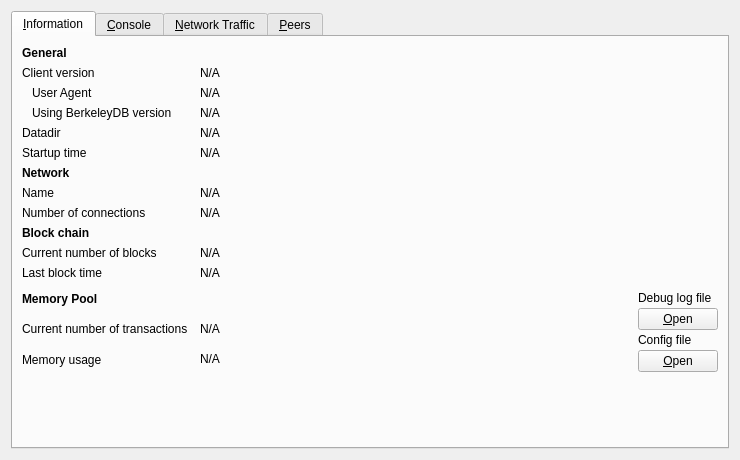
<?xml version="1.0" encoding="UTF-8"?>
<ui version="4.0">
 <class>RPCConsole</class>
 <widget class="QWidget" name="RPCConsole">
  <property name="geometry">
   <rect>
    <x>0</x>
    <y>0</y>
    <width>740</width>
    <height>430</height>
   </rect>
  </property>
  <property name="windowTitle">
   <string>Debug window</string>
  </property>
  <layout class="QVBoxLayout" name="verticalLayout_2">
   <item>
    <widget class="QTabWidget" name="tabWidget">
     <property name="currentIndex">
      <number>0</number>
     </property>
     <widget class="QWidget" name="tab_info">
      <attribute name="title">
       <string>&amp;Information</string>
      </attribute>
      <layout class="QGridLayout" name="gridLayout" columnstretch="0,1,0">
       <property name="horizontalSpacing">
        <number>12</number>
       </property>
       <item row="0" column="0">
        <widget class="QLabel" name="label_9">
         <property name="font">
          <font>
           <weight>75</weight>
           <bold>true</bold>
          </font>
         </property>
         <property name="text">
          <string>General</string>
         </property>
        </widget>
       </item>
       <item row="1" column="0">
        <widget class="QLabel" name="label_6">
         <property name="text">
          <string>Client version</string>
         </property>
        </widget>
       </item>
       <item row="1" column="1" colspan="2">
        <widget class="QLabel" name="clientVersion">
         <property name="cursor">
          <cursorShape>IBeamCursor</cursorShape>
         </property>
         <property name="text">
          <string>N/A</string>
         </property>
         <property name="textFormat">
          <enum>Qt::PlainText</enum>
         </property>
         <property name="textInteractionFlags">
          <set>Qt::LinksAccessibleByMouse|Qt::TextSelectableByKeyboard|Qt::TextSelectableByMouse</set>
         </property>
        </widget>
       </item>
       <item row="2" column="0">
        <widget class="QLabel" name="labelClientUserAgent">
         <property name="text">
          <string>User Agent</string>
         </property>
         <property name="indent">
          <number>10</number>
         </property>
        </widget>
       </item>
       <item row="2" column="1" colspan="2">
        <widget class="QLabel" name="clientUserAgent">
         <property name="cursor">
          <cursorShape>IBeamCursor</cursorShape>
         </property>
         <property name="text">
          <string>N/A</string>
         </property>
         <property name="textFormat">
          <enum>Qt::PlainText</enum>
         </property>
         <property name="textInteractionFlags">
          <set>Qt::LinksAccessibleByMouse|Qt::TextSelectableByKeyboard|Qt::TextSelectableByMouse</set>
         </property>
        </widget>
       </item>
       <item row="3" column="0">
        <widget class="QLabel" name="label_berkeleyDBVersion">
         <property name="text">
          <string>Using BerkeleyDB version</string>
         </property>
         <property name="indent">
          <number>10</number>
         </property>
        </widget>
       </item>
       <item row="3" column="1" colspan="2">
        <widget class="QLabel" name="berkeleyDBVersion">
         <property name="cursor">
          <cursorShape>IBeamCursor</cursorShape>
         </property>
         <property name="text">
          <string>N/A</string>
         </property>
         <property name="textFormat">
          <enum>Qt::PlainText</enum>
         </property>
         <property name="textInteractionFlags">
          <set>Qt::LinksAccessibleByMouse|Qt::TextSelectableByKeyboard|Qt::TextSelectableByMouse</set>
         </property>
        </widget>
       </item>
       <item row="4" column="0">
        <widget class="QLabel" name="label_12">
         <property name="text">
          <string>Datadir</string>
         </property>
        </widget>
       </item>
       <item row="4" column="1" colspan="2">
        <widget class="QLabel" name="dataDir">
         <property name="cursor">
          <cursorShape>IBeamCursor</cursorShape>
         </property>
         <property name="text">
          <string>N/A</string>
         </property>
         <property name="textFormat">
          <enum>Qt::PlainText</enum>
         </property>
         <property name="wordWrap">
          <bool>true</bool>
         </property>
         <property name="textInteractionFlags">
          <set>Qt::LinksAccessibleByMouse|Qt::TextSelectableByKeyboard|Qt::TextSelectableByMouse</set>
         </property>
        </widget>
       </item>
       <item row="5" column="0">
        <widget class="QLabel" name="label_13">
         <property name="text">
          <string>Startup time</string>
         </property>
        </widget>
       </item>
       <item row="5" column="1" colspan="2">
        <widget class="QLabel" name="startupTime">
         <property name="cursor">
          <cursorShape>IBeamCursor</cursorShape>
         </property>
         <property name="text">
          <string>N/A</string>
         </property>
         <property name="textFormat">
          <enum>Qt::PlainText</enum>
         </property>
         <property name="textInteractionFlags">
          <set>Qt::LinksAccessibleByMouse|Qt::TextSelectableByKeyboard|Qt::TextSelectableByMouse</set>
         </property>
        </widget>
       </item>
       <item row="6" column="0">
           <widget class="QLabel" name="labelNetwork">
               <property name="font">
                   <font>
                       <weight>75</weight>
                       <bold>true</bold>
                   </font>
               </property>
               <property name="text">
                   <string>Network</string>
               </property>
           </widget>
       </item>
       <item row="7" column="0">
        <widget class="QLabel" name="label_8">
         <property name="text">
          <string>Name</string>
         </property>
        </widget>
       </item>
       <item row="7" column="1" colspan="2">
        <widget class="QLabel" name="networkName">
         <property name="cursor">
          <cursorShape>IBeamCursor</cursorShape>
         </property>
         <property name="text">
          <string>N/A</string>
         </property>
         <property name="textFormat">
          <enum>Qt::PlainText</enum>
         </property>
         <property name="textInteractionFlags">
          <set>Qt::LinksAccessibleByMouse|Qt::TextSelectableByKeyboard|Qt::TextSelectableByMouse</set>
         </property>
        </widget>
       </item>
       <item row="8" column="0">
        <widget class="QLabel" name="label_7">
         <property name="text">
          <string>Number of connections</string>
         </property>
        </widget>
       </item>
       <item row="8" column="1" colspan="2">
        <widget class="QLabel" name="numberOfConnections">
         <property name="cursor">
          <cursorShape>IBeamCursor</cursorShape>
         </property>
         <property name="text">
          <string>N/A</string>
         </property>
         <property name="textFormat">
          <enum>Qt::PlainText</enum>
         </property>
         <property name="textInteractionFlags">
          <set>Qt::LinksAccessibleByMouse|Qt::TextSelectableByKeyboard|Qt::TextSelectableByMouse</set>
         </property>
        </widget>
       </item>
       <item row="9" column="0">
        <widget class="QLabel" name="label_10">
         <property name="font">
          <font>
           <weight>75</weight>
           <bold>true</bold>
          </font>
         </property>
         <property name="text">
          <string>Block chain</string>
         </property>
        </widget>
       </item>
       <item row="10" column="0">
        <widget class="QLabel" name="label_3">
         <property name="text">
          <string>Current number of blocks</string>
         </property>
        </widget>
       </item>
       <item row="10" column="1" colspan="2">
        <widget class="QLabel" name="numberOfBlocks">
         <property name="cursor">
          <cursorShape>IBeamCursor</cursorShape>
         </property>
         <property name="text">
          <string>N/A</string>
         </property>
         <property name="textFormat">
          <enum>Qt::PlainText</enum>
         </property>
         <property name="textInteractionFlags">
          <set>Qt::LinksAccessibleByMouse|Qt::TextSelectableByKeyboard|Qt::TextSelectableByMouse</set>
         </property>
        </widget>
       </item>
       <item row="11" column="0">
        <widget class="QLabel" name="labelLastBlockTime">
         <property name="text">
          <string>Last block time</string>
         </property>
        </widget>
       </item>
       <item row="11" column="1" colspan="2">
        <widget class="QLabel" name="lastBlockTime">
         <property name="cursor">
          <cursorShape>IBeamCursor</cursorShape>
         </property>
         <property name="text">
          <string>N/A</string>
         </property>
         <property name="textFormat">
          <enum>Qt::PlainText</enum>
         </property>
         <property name="textInteractionFlags">
          <set>Qt::LinksAccessibleByMouse|Qt::TextSelectableByKeyboard|Qt::TextSelectableByMouse</set>
         </property>
        </widget>
       </item>
       <item row="12" column="0">
        <widget class="QLabel" name="labelMempoolTitle">
         <property name="font">
          <font>
           <weight>75</weight>
           <bold>true</bold>
          </font>
         </property>
         <property name="text">
          <string>Memory Pool</string>
         </property>
        </widget>
       </item>
       <item row="13" column="0">
        <widget class="QLabel" name="labelNumberOfTransactions">
         <property name="text">
          <string>Current number of transactions</string>
         </property>
        </widget>
       </item>
       <item row="13" column="1">
        <widget class="QLabel" name="mempoolNumberTxs">
         <property name="cursor">
          <cursorShape>IBeamCursor</cursorShape>
         </property>
         <property name="text">
          <string>N/A</string>
         </property>
         <property name="textFormat">
          <enum>Qt::PlainText</enum>
         </property>
         <property name="textInteractionFlags">
          <set>Qt::LinksAccessibleByMouse|Qt::TextSelectableByKeyboard|Qt::TextSelectableByMouse</set>
         </property>
        </widget>
       </item>
       <item row="14" column="0">
        <widget class="QLabel" name="labelMemoryUsage">
         <property name="text">
          <string>Memory usage</string>
         </property>
        </widget>
       </item>
       <item row="14" column="1">
        <widget class="QLabel" name="mempoolSize">
         <property name="cursor">
          <cursorShape>IBeamCursor</cursorShape>
         </property>
         <property name="text">
          <string>N/A</string>
         </property>
         <property name="textFormat">
          <enum>Qt::PlainText</enum>
         </property>
         <property name="textInteractionFlags">
          <set>Qt::LinksAccessibleByMouse|Qt::TextSelectableByKeyboard|Qt::TextSelectableByMouse</set>
         </property>
        </widget>
       </item>
       <item row="12" column="2" rowspan="3">
        <layout class="QVBoxLayout" name="verticalLayoutDebugButton">
         <property name="spacing">
          <number>3</number>
         </property>
         <item>
          <spacer name="verticalSpacer_2">
           <property name="orientation">
            <enum>Qt::Vertical</enum>
           </property>
           <property name="sizeHint" stdset="0">
            <size>
             <width>10</width>
             <height>5</height>
            </size>
           </property>
          </spacer>
         </item>
         <item>
          <widget class="QLabel" name="labelDebugLogfile">
           <property name="text">
            <string>Debug log file</string>
           </property>
          </widget>
         </item>
         <item>
          <widget class="QPushButton" name="openDebugLogfileButton">
           <property name="toolTip">
            <string>Open the %1 debug log file from the current data directory. This can take a few seconds for large log files.</string>
           </property>
           <property name="text">
            <string>&amp;Open</string>
           </property>
           <property name="autoDefault">
            <bool>false</bool>
           </property>
          </widget>
         </item>
         <item>
          <widget class="QLabel" name="labelConfigfile">
           <property name="text">
            <string>Config file</string>
           </property>
          </widget>
         </item>
         <item>
          <widget class="QPushButton" name="openConfigfileButton">
           <property name="toolTip">
            <string>Open the %1 config file from the current data directory.</string>
           </property>
           <property name="text">
            <string>&amp;Open</string>
           </property>
           <property name="autoDefault">
            <bool>false</bool>
           </property>
          </widget>
         </item>
        </layout>
       </item>
       <item row="15" column="0">
        <spacer name="verticalSpacer">
         <property name="orientation">
          <enum>Qt::Vertical</enum>
         </property>
         <property name="sizeHint" stdset="0">
          <size>
           <width>20</width>
           <height>40</height>
          </size>
         </property>
        </spacer>
       </item>
      </layout>
     </widget>
     <widget class="QWidget" name="tab_console">
      <attribute name="title">
       <string>&amp;Console</string>
      </attribute>
      <layout class="QVBoxLayout" name="verticalLayout_3">
       <property name="spacing">
        <number>3</number>
       </property>
       <property name="bottomMargin">
        <number>5</number>
       </property>
       <item>
        <layout class="QHBoxLayout" name="horizontalLayout">
         <property name="spacing">
          <number>4</number>
         </property>
         <item>
          <spacer name="horizontalSpacer">
           <property name="orientation">
            <enum>Qt::Horizontal</enum>
           </property>
           <property name="sizeHint" stdset="0">
            <size>
             <width>40</width>
             <height>20</height>
            </size>
           </property>
          </spacer>
         </item>
         <item>
          <widget class="QPushButton" name="fontSmallerButton">
           <property name="maximumSize">
            <size>
             <width>24</width>
             <height>24</height>
            </size>
           </property>
           <property name="text">
            <string/>
           </property>
           <property name="toolTip">
            <string>Decrease font size</string>
           </property>
           <property name="icon">
            <iconset resource="../bitcoin.qrc">
             <normaloff>:/icons/fontsmaller</normaloff>:/icons/fontsmaller</iconset>
           </property>
           <property name="iconSize">
            <size>
             <width>24</width>
             <height>16</height>
            </size>
           </property>
           <property name="autoDefault">
            <bool>false</bool>
           </property>
           <property name="flat">
            <bool>true</bool>
           </property>
          </widget>
         </item>
         <item>
          <widget class="QPushButton" name="fontBiggerButton">
           <property name="maximumSize">
            <size>
             <width>24</width>
             <height>24</height>
            </size>
           </property>
           <property name="toolTip">
            <string>Increase font size</string>
           </property>
           <property name="text">
            <string/>
           </property>
           <property name="icon">
            <iconset resource="../bitcoin.qrc">
             <normaloff>:/icons/fontbigger</normaloff>:/icons/fontbigger</iconset>
           </property>
           <property name="iconSize">
            <size>
             <width>24</width>
             <height>16</height>
            </size>
           </property>
           <property name="autoDefault">
            <bool>false</bool>
           </property>
           <property name="flat">
            <bool>true</bool>
           </property>
          </widget>
         </item>
         <item>
          <widget class="QPushButton" name="clearButton">
           <property name="maximumSize">
            <size>
             <width>24</width>
             <height>24</height>
            </size>
           </property>
           <property name="toolTip">
            <string>Clear console</string>
           </property>
           <property name="layoutDirection">
            <enum>Qt::LeftToRight</enum>
           </property>
           <property name="text">
            <string/>
           </property>
           <property name="icon">
            <iconset resource="../bitcoin.qrc">
             <normaloff>:/icons/remove</normaloff>:/icons/remove</iconset>
           </property>
           <property name="shortcut">
            <string notr="true">Ctrl+L</string>
           </property>
           <property name="autoDefault">
            <bool>false</bool>
           </property>
           <property name="flat">
            <bool>true</bool>
           </property>
          </widget>
         </item>
        </layout>
       </item>
       <item>
        <widget class="QTextEdit" name="messagesWidget">
         <property name="minimumSize">
          <size>
           <width>0</width>
           <height>100</height>
          </size>
         </property>
         <property name="readOnly">
          <bool>true</bool>
         </property>
         <property name="tabKeyNavigation" stdset="0">
          <bool>false</bool>
         </property>
         <property name="columnCount" stdset="0">
          <number>2</number>
         </property>
        </widget>
       </item>
       <item>
        <layout class="QHBoxLayout" name="horizontalLayoutPrompt">
         <property name="spacing">
          <number>3</number>
         </property>
         <item>
          <widget class="QPushButton" name="promptIcon">
           <property name="enabled">
            <bool>false</bool>
           </property>
           <property name="maximumSize">
            <size>
             <width>16</width>
             <height>24</height>
            </size>
           </property>
           <property name="text">
            <string/>
           </property>
           <property name="icon">
            <iconset resource="../bitcoin.qrc">
             <normaloff>:/icons/prompticon</normaloff>
             <disabledoff>:/icons/prompticon</disabledoff>:/icons/prompticon</iconset>
           </property>
           <property name="iconSize">
            <size>
             <width>14</width>
             <height>14</height>
            </size>
           </property>
           <property name="autoDefault">
            <bool>false</bool>
           </property>
           <property name="flat">
            <bool>true</bool>
           </property>
          </widget>
         </item>
         <item>
          <widget class="QLineEdit" name="lineEdit">
           <property name="placeholderText">
            <string/>
           </property>
          </widget>
         </item>
        </layout>
       </item>
      </layout>
     </widget>
     <widget class="QWidget" name="tab_nettraffic">
      <attribute name="title">
       <string>&amp;Network Traffic</string>
      </attribute>
      <layout class="QHBoxLayout" name="horizontalLayout_3">
       <item>
        <layout class="QVBoxLayout" name="verticalLayout_4">
         <item>
          <widget class="TrafficGraphWidget" name="trafficGraph" native="true">
           <property name="sizePolicy">
            <sizepolicy hsizetype="Expanding" vsizetype="Expanding">
             <horstretch>0</horstretch>
             <verstretch>0</verstretch>
            </sizepolicy>
           </property>
          </widget>
         </item>
         <item>
          <layout class="QHBoxLayout" name="horizontalLayout_2">
           <item>
            <widget class="QSlider" name="sldGraphRange">
             <property name="minimum">
              <number>1</number>
             </property>
             <property name="maximum">
              <number>288</number>
             </property>
             <property name="pageStep">
              <number>12</number>
             </property>
             <property name="value">
              <number>6</number>
             </property>
             <property name="orientation">
              <enum>Qt::Horizontal</enum>
             </property>
            </widget>
           </item>
           <item>
            <widget class="QLabel" name="lblGraphRange">
             <property name="minimumSize">
              <size>
               <width>100</width>
               <height>0</height>
              </size>
             </property>
             <property name="alignment">
              <set>Qt::AlignCenter</set>
             </property>
            </widget>
           </item>
           <item>
            <widget class="QPushButton" name="btnClearTrafficGraph">
             <property name="text">
              <string>&amp;Clear</string>
             </property>
             <property name="autoDefault">
              <bool>false</bool>
             </property>
            </widget>
           </item>
          </layout>
         </item>
        </layout>
       </item>
       <item>
        <layout class="QVBoxLayout" name="verticalLayout">
         <item>
          <widget class="QGroupBox" name="groupBox">
           <property name="title">
            <string>Totals</string>
           </property>
           <layout class="QVBoxLayout" name="verticalLayout_5">
            <item>
             <layout class="QHBoxLayout" name="horizontalLayout_4">
              <item>
               <widget class="Line" name="line">
                <property name="sizePolicy">
                 <sizepolicy hsizetype="Fixed" vsizetype="Fixed">
                  <horstretch>0</horstretch>
                  <verstretch>0</verstretch>
                 </sizepolicy>
                </property>
                <property name="minimumSize">
                 <size>
                  <width>10</width>
                  <height>0</height>
                 </size>
                </property>
                <property name="palette">
                 <palette>
                  <active>
                   <colorrole role="Light">
                    <brush brushstyle="SolidPattern">
                     <color alpha="255">
                      <red>0</red>
                      <green>255</green>
                      <blue>0</blue>
                     </color>
                    </brush>
                   </colorrole>
                  </active>
                  <inactive>
                   <colorrole role="Light">
                    <brush brushstyle="SolidPattern">
                     <color alpha="255">
                      <red>0</red>
                      <green>255</green>
                      <blue>0</blue>
                     </color>
                    </brush>
                   </colorrole>
                  </inactive>
                  <disabled>
                   <colorrole role="Light">
                    <brush brushstyle="SolidPattern">
                     <color alpha="255">
                      <red>0</red>
                      <green>255</green>
                      <blue>0</blue>
                     </color>
                    </brush>
                   </colorrole>
                  </disabled>
                 </palette>
                </property>
                <property name="orientation">
                 <enum>Qt::Horizontal</enum>
                </property>
               </widget>
              </item>
              <item>
               <widget class="QLabel" name="label_16">
                <property name="text">
                 <string>Received</string>
                </property>
               </widget>
              </item>
              <item>
               <widget class="QLabel" name="lblBytesIn">
                <property name="minimumSize">
                 <size>
                  <width>50</width>
                  <height>0</height>
                 </size>
                </property>
                <property name="alignment">
                 <set>Qt::AlignRight|Qt::AlignTrailing|Qt::AlignVCenter</set>
                </property>
               </widget>
              </item>
             </layout>
            </item>
            <item>
             <layout class="QHBoxLayout" name="horizontalLayout_5">
              <item>
               <widget class="Line" name="line_2">
                <property name="sizePolicy">
                 <sizepolicy hsizetype="Fixed" vsizetype="Fixed">
                  <horstretch>0</horstretch>
                  <verstretch>0</verstretch>
                 </sizepolicy>
                </property>
                <property name="minimumSize">
                 <size>
                  <width>10</width>
                  <height>0</height>
                 </size>
                </property>
                <property name="palette">
                 <palette>
                  <active>
                   <colorrole role="Light">
                    <brush brushstyle="SolidPattern">
                     <color alpha="255">
                      <red>255</red>
                      <green>0</green>
                      <blue>0</blue>
                     </color>
                    </brush>
                   </colorrole>
                  </active>
                  <inactive>
                   <colorrole role="Light">
                    <brush brushstyle="SolidPattern">
                     <color alpha="255">
                      <red>255</red>
                      <green>0</green>
                      <blue>0</blue>
                     </color>
                    </brush>
                   </colorrole>
                  </inactive>
                  <disabled>
                   <colorrole role="Light">
                    <brush brushstyle="SolidPattern">
                     <color alpha="255">
                      <red>255</red>
                      <green>0</green>
                      <blue>0</blue>
                     </color>
                    </brush>
                   </colorrole>
                  </disabled>
                 </palette>
                </property>
                <property name="orientation">
                 <enum>Qt::Horizontal</enum>
                </property>
               </widget>
              </item>
              <item>
               <widget class="QLabel" name="label_17">
                <property name="text">
                 <string>Sent</string>
                </property>
               </widget>
              </item>
              <item>
               <widget class="QLabel" name="lblBytesOut">
                <property name="minimumSize">
                 <size>
                  <width>50</width>
                  <height>0</height>
                 </size>
                </property>
                <property name="alignment">
                 <set>Qt::AlignRight|Qt::AlignTrailing|Qt::AlignVCenter</set>
                </property>
               </widget>
              </item>
             </layout>
            </item>
            <item>
             <spacer name="verticalSpacer_4">
              <property name="orientation">
               <enum>Qt::Vertical</enum>
              </property>
              <property name="sizeHint" stdset="0">
               <size>
                <width>20</width>
                <height>407</height>
               </size>
              </property>
             </spacer>
            </item>
           </layout>
          </widget>
         </item>
        </layout>
       </item>
      </layout>
     </widget>
     <widget class="QWidget" name="tab_peers">
      <attribute name="title">
       <string>&amp;Peers</string>
      </attribute>
      <layout class="QGridLayout" name="gridLayout_2">
       <item row="0" column="0" rowspan="2">
        <layout class="QVBoxLayout" name="verticalLayout_101">
         <property name="spacing">
          <number>0</number>
         </property>
         <item>
          <widget class="QTableView" name="peerWidget">
           <property name="horizontalScrollBarPolicy">
            <enum>Qt::ScrollBarAsNeeded</enum>
           </property>
           <property name="tabKeyNavigation">
            <bool>false</bool>
           </property>
           <property name="sortingEnabled">
            <bool>true</bool>
           </property>
           <attribute name="horizontalHeaderHighlightSections">
            <bool>false</bool>
           </attribute>
          </widget>
         </item>
         <item>
          <widget class="QLabel" name="banHeading">
           <property name="sizePolicy">
            <sizepolicy hsizetype="Preferred" vsizetype="Minimum">
             <horstretch>0</horstretch>
             <verstretch>0</verstretch>
            </sizepolicy>
           </property>
           <property name="minimumSize">
            <size>
             <width>300</width>
             <height>32</height>
            </size>
           </property>
           <property name="maximumSize">
            <size>
             <width>16777215</width>
             <height>32</height>
            </size>
           </property>
           <property name="font">
            <font>
             <pointsize>12</pointsize>
            </font>
           </property>
           <property name="cursor">
            <cursorShape>IBeamCursor</cursorShape>
           </property>
           <property name="text">
            <string>Banned peers</string>
           </property>
           <property name="alignment">
            <set>Qt::AlignBottom|Qt::AlignLeading|Qt::AlignLeft</set>
           </property>
           <property name="wordWrap">
            <bool>true</bool>
           </property>
           <property name="textInteractionFlags">
            <set>Qt::NoTextInteraction</set>
           </property>
          </widget>
         </item>
         <item>
          <widget class="QTableView" name="banlistWidget">
           <property name="sizePolicy">
            <sizepolicy hsizetype="Expanding" vsizetype="Expanding">
             <horstretch>0</horstretch>
             <verstretch>0</verstretch>
            </sizepolicy>
           </property>
           <property name="horizontalScrollBarPolicy">
            <enum>Qt::ScrollBarAsNeeded</enum>
           </property>
           <property name="tabKeyNavigation">
            <bool>false</bool>
           </property>
           <property name="sortingEnabled">
            <bool>true</bool>
           </property>
           <attribute name="horizontalHeaderHighlightSections">
            <bool>false</bool>
           </attribute>
          </widget>
         </item>
        </layout>
       </item>
       <item row="0" column="1">
        <widget class="QLabel" name="peerHeading">
         <property name="sizePolicy">
          <sizepolicy hsizetype="Preferred" vsizetype="Minimum">
           <horstretch>0</horstretch>
           <verstretch>0</verstretch>
          </sizepolicy>
         </property>
         <property name="minimumSize">
          <size>
           <width>300</width>
           <height>32</height>
          </size>
         </property>
         <property name="font">
          <font>
           <pointsize>10</pointsize>
          </font>
         </property>
         <property name="cursor">
          <cursorShape>IBeamCursor</cursorShape>
         </property>
         <property name="text">
          <string>Select a peer to view detailed information.</string>
         </property>
         <property name="alignment">
          <set>Qt::AlignHCenter|Qt::AlignTop</set>
         </property>
         <property name="wordWrap">
          <bool>true</bool>
         </property>
         <property name="textInteractionFlags">
          <set>Qt::LinksAccessibleByMouse|Qt::TextSelectableByKeyboard|Qt::TextSelectableByMouse</set>
         </property>
        </widget>
       </item>
       <item row="1" column="1">
        <widget class="QWidget" name="detailWidget" native="true">
         <property name="minimumSize">
          <size>
           <width>300</width>
           <height>0</height>
          </size>
         </property>
         <layout class="QGridLayout" name="gridLayout_3">
          <item row="0" column="0">
           <widget class="QLabel" name="label_30">
            <property name="text">
             <string>Whitelisted</string>
            </property>
           </widget>
          </item>
          <item row="0" column="2">
           <widget class="QLabel" name="peerWhitelisted">
            <property name="cursor">
             <cursorShape>IBeamCursor</cursorShape>
            </property>
            <property name="text">
             <string>N/A</string>
            </property>
            <property name="textFormat">
             <enum>Qt::PlainText</enum>
            </property>
            <property name="textInteractionFlags">
             <set>Qt::LinksAccessibleByMouse|Qt::TextSelectableByKeyboard|Qt::TextSelectableByMouse</set>
            </property>
           </widget>
          </item>
          <item row="1" column="0">
           <widget class="QLabel" name="label_23">
            <property name="text">
             <string>Direction</string>
            </property>
           </widget>
          </item>
          <item row="1" column="2">
           <widget class="QLabel" name="peerDirection">
            <property name="cursor">
             <cursorShape>IBeamCursor</cursorShape>
            </property>
            <property name="text">
             <string>N/A</string>
            </property>
            <property name="textFormat">
             <enum>Qt::PlainText</enum>
            </property>
            <property name="textInteractionFlags">
             <set>Qt::LinksAccessibleByMouse|Qt::TextSelectableByKeyboard|Qt::TextSelectableByMouse</set>
            </property>
           </widget>
          </item>
          <item row="2" column="0">
           <widget class="QLabel" name="label_21">
            <property name="text">
             <string>Version</string>
            </property>
           </widget>
          </item>
          <item row="2" column="2">
           <widget class="QLabel" name="peerVersion">
            <property name="cursor">
             <cursorShape>IBeamCursor</cursorShape>
            </property>
            <property name="text">
             <string>N/A</string>
            </property>
            <property name="textFormat">
             <enum>Qt::PlainText</enum>
            </property>
            <property name="textInteractionFlags">
             <set>Qt::LinksAccessibleByMouse|Qt::TextSelectableByKeyboard|Qt::TextSelectableByMouse</set>
            </property>
           </widget>
          </item>
          <item row="3" column="0">
           <widget class="QLabel" name="label_28">
            <property name="text">
             <string>User Agent</string>
            </property>
           </widget>
          </item>
          <item row="3" column="2">
           <widget class="QLabel" name="peerSubversion">
            <property name="cursor">
             <cursorShape>IBeamCursor</cursorShape>
            </property>
            <property name="text">
             <string>N/A</string>
            </property>
            <property name="textFormat">
             <enum>Qt::PlainText</enum>
            </property>
            <property name="textInteractionFlags">
             <set>Qt::LinksAccessibleByMouse|Qt::TextSelectableByKeyboard|Qt::TextSelectableByMouse</set>
            </property>
           </widget>
          </item>
          <item row="4" column="0">
           <widget class="QLabel" name="label_4">
            <property name="text">
             <string>Services</string>
            </property>
           </widget>
          </item>
          <item row="4" column="2">
           <widget class="QLabel" name="peerServices">
            <property name="cursor">
             <cursorShape>IBeamCursor</cursorShape>
            </property>
            <property name="text">
             <string>N/A</string>
            </property>
            <property name="textFormat">
             <enum>Qt::PlainText</enum>
            </property>
            <property name="textInteractionFlags">
             <set>Qt::LinksAccessibleByMouse|Qt::TextSelectableByKeyboard|Qt::TextSelectableByMouse</set>
            </property>
           </widget>
          </item>
          <item row="5" column="0">
           <widget class="QLabel" name="label_29">
            <property name="text">
             <string>Starting Block</string>
            </property>
           </widget>
          </item>
          <item row="5" column="2">
           <widget class="QLabel" name="peerHeight">
            <property name="cursor">
             <cursorShape>IBeamCursor</cursorShape>
            </property>
            <property name="text">
             <string>N/A</string>
            </property>
            <property name="textFormat">
             <enum>Qt::PlainText</enum>
            </property>
            <property name="textInteractionFlags">
             <set>Qt::LinksAccessibleByMouse|Qt::TextSelectableByKeyboard|Qt::TextSelectableByMouse</set>
            </property>
           </widget>
          </item>
          <item row="6" column="0">
           <widget class="QLabel" name="label_27">
            <property name="text">
             <string>Synced Headers</string>
            </property>
           </widget>
          </item>
          <item row="6" column="2">
           <widget class="QLabel" name="peerSyncHeight">
            <property name="cursor">
             <cursorShape>IBeamCursor</cursorShape>
            </property>
            <property name="text">
             <string>N/A</string>
            </property>
            <property name="textFormat">
             <enum>Qt::PlainText</enum>
            </property>
            <property name="textInteractionFlags">
             <set>Qt::LinksAccessibleByMouse|Qt::TextSelectableByKeyboard|Qt::TextSelectableByMouse</set>
            </property>
           </widget>
          </item>
          <item row="7" column="0">
           <widget class="QLabel" name="label_25">
            <property name="text">
             <string>Synced Blocks</string>
            </property>
           </widget>
          </item>
          <item row="7" column="2">
           <widget class="QLabel" name="peerCommonHeight">
            <property name="cursor">
             <cursorShape>IBeamCursor</cursorShape>
            </property>
            <property name="text">
             <string>N/A</string>
            </property>
            <property name="textFormat">
             <enum>Qt::PlainText</enum>
            </property>
            <property name="textInteractionFlags">
             <set>Qt::LinksAccessibleByMouse|Qt::TextSelectableByKeyboard|Qt::TextSelectableByMouse</set>
            </property>
           </widget>
          </item>
          <item row="8" column="0">
           <widget class="QLabel" name="label_24">
            <property name="text">
             <string>Ban Score</string>
            </property>
           </widget>
          </item>
          <item row="8" column="2">
           <widget class="QLabel" name="peerBanScore">
            <property name="cursor">
             <cursorShape>IBeamCursor</cursorShape>
            </property>
            <property name="text">
             <string>N/A</string>
            </property>
            <property name="textFormat">
             <enum>Qt::PlainText</enum>
            </property>
            <property name="textInteractionFlags">
             <set>Qt::LinksAccessibleByMouse|Qt::TextSelectableByKeyboard|Qt::TextSelectableByMouse</set>
            </property>
           </widget>
          </item>
          <item row="9" column="0">
           <widget class="QLabel" name="label_22">
            <property name="text">
             <string>Connection Time</string>
            </property>
           </widget>
          </item>
          <item row="9" column="2">
           <widget class="QLabel" name="peerConnTime">
            <property name="cursor">
             <cursorShape>IBeamCursor</cursorShape>
            </property>
            <property name="text">
             <string>N/A</string>
            </property>
            <property name="textFormat">
             <enum>Qt::PlainText</enum>
            </property>
            <property name="textInteractionFlags">
             <set>Qt::LinksAccessibleByMouse|Qt::TextSelectableByKeyboard|Qt::TextSelectableByMouse</set>
            </property>
           </widget>
          </item>
          <item row="10" column="0">
           <widget class="QLabel" name="label_15">
            <property name="text">
             <string>Last Send</string>
            </property>
           </widget>
          </item>
          <item row="10" column="2">
           <widget class="QLabel" name="peerLastSend">
            <property name="cursor">
             <cursorShape>IBeamCursor</cursorShape>
            </property>
            <property name="text">
             <string>N/A</string>
            </property>
            <property name="textFormat">
             <enum>Qt::PlainText</enum>
            </property>
            <property name="textInteractionFlags">
             <set>Qt::LinksAccessibleByMouse|Qt::TextSelectableByKeyboard|Qt::TextSelectableByMouse</set>
            </property>
           </widget>
          </item>
          <item row="11" column="0">
           <widget class="QLabel" name="label_19">
            <property name="text">
             <string>Last Receive</string>
            </property>
           </widget>
          </item>
          <item row="11" column="2">
           <widget class="QLabel" name="peerLastRecv">
            <property name="cursor">
             <cursorShape>IBeamCursor</cursorShape>
            </property>
            <property name="text">
             <string>N/A</string>
            </property>
            <property name="textFormat">
             <enum>Qt::PlainText</enum>
            </property>
            <property name="textInteractionFlags">
             <set>Qt::LinksAccessibleByMouse|Qt::TextSelectableByKeyboard|Qt::TextSelectableByMouse</set>
            </property>
           </widget>
          </item>
          <item row="12" column="0">
           <widget class="QLabel" name="label_18">
            <property name="text">
             <string>Sent</string>
            </property>
           </widget>
          </item>
          <item row="12" column="2">
           <widget class="QLabel" name="peerBytesSent">
            <property name="cursor">
             <cursorShape>IBeamCursor</cursorShape>
            </property>
            <property name="text">
             <string>N/A</string>
            </property>
            <property name="textFormat">
             <enum>Qt::PlainText</enum>
            </property>
            <property name="textInteractionFlags">
             <set>Qt::LinksAccessibleByMouse|Qt::TextSelectableByKeyboard|Qt::TextSelectableByMouse</set>
            </property>
           </widget>
          </item>
          <item row="13" column="0">
           <widget class="QLabel" name="label_20">
            <property name="text">
             <string>Received</string>
            </property>
           </widget>
          </item>
          <item row="13" column="2">
           <widget class="QLabel" name="peerBytesRecv">
            <property name="cursor">
             <cursorShape>IBeamCursor</cursorShape>
            </property>
            <property name="text">
             <string>N/A</string>
            </property>
            <property name="textFormat">
             <enum>Qt::PlainText</enum>
            </property>
            <property name="textInteractionFlags">
             <set>Qt::LinksAccessibleByMouse|Qt::TextSelectableByKeyboard|Qt::TextSelectableByMouse</set>
            </property>
           </widget>
          </item>
          <item row="14" column="0">
           <widget class="QLabel" name="label_26">
            <property name="text">
             <string>Ping Time</string>
            </property>
           </widget>
          </item>
          <item row="14" column="2">
           <widget class="QLabel" name="peerPingTime">
            <property name="cursor">
             <cursorShape>IBeamCursor</cursorShape>
            </property>
            <property name="text">
             <string>N/A</string>
            </property>
            <property name="textFormat">
             <enum>Qt::PlainText</enum>
            </property>
            <property name="textInteractionFlags">
             <set>Qt::LinksAccessibleByMouse|Qt::TextSelectableByKeyboard|Qt::TextSelectableByMouse</set>
            </property>
           </widget>
          </item>
          <item row="15" column="0">
           <widget class="QLabel" name="peerPingWaitLabel">
            <property name="toolTip">
             <string>The duration of a currently outstanding ping.</string>
            </property>
            <property name="text">
             <string>Ping Wait</string>
            </property>
           </widget>
          </item>
          <item row="15" column="2">
           <widget class="QLabel" name="peerPingWait">
            <property name="cursor">
             <cursorShape>IBeamCursor</cursorShape>
            </property>
            <property name="text">
             <string>N/A</string>
            </property>
            <property name="textFormat">
             <enum>Qt::PlainText</enum>
            </property>
            <property name="textInteractionFlags">
             <set>Qt::LinksAccessibleByMouse|Qt::TextSelectableByKeyboard|Qt::TextSelectableByMouse</set>
            </property>
           </widget>
          </item>
          <item row="16" column="0">
           <widget class="QLabel" name="label_timeoffset">
            <property name="text">
             <string>Time Offset</string>
            </property>
           </widget>
          </item>
          <item row="16" column="2">
           <widget class="QLabel" name="timeoffset">
            <property name="cursor">
             <cursorShape>IBeamCursor</cursorShape>
            </property>
            <property name="text">
             <string>N/A</string>
            </property>
            <property name="textFormat">
             <enum>Qt::PlainText</enum>
            </property>
            <property name="textInteractionFlags">
             <set>Qt::LinksAccessibleByMouse|Qt::TextSelectableByKeyboard|Qt::TextSelectableByMouse</set>
            </property>
           </widget>
          </item>
          <item row="17" column="1">
           <spacer name="verticalSpacer_3">
            <property name="orientation">
             <enum>Qt::Vertical</enum>
            </property>
            <property name="sizeHint" stdset="0">
             <size>
              <width>20</width>
              <height>40</height>
             </size>
            </property>
           </spacer>
          </item>
         </layout>
        </widget>
       </item>
      </layout>
     </widget>
    </widget>
   </item>
  </layout>
 </widget>
 <customwidgets>
  <customwidget>
   <class>TrafficGraphWidget</class>
   <extends>QWidget</extends>
   <header>trafficgraphwidget.h</header>
   <container>1</container>
   <slots>
    <slot>clear()</slot>
   </slots>
  </customwidget>
 </customwidgets>
 <resources>
  <include location="../bitcoin.qrc"/>
 </resources>
 <connections/>
</ui>
